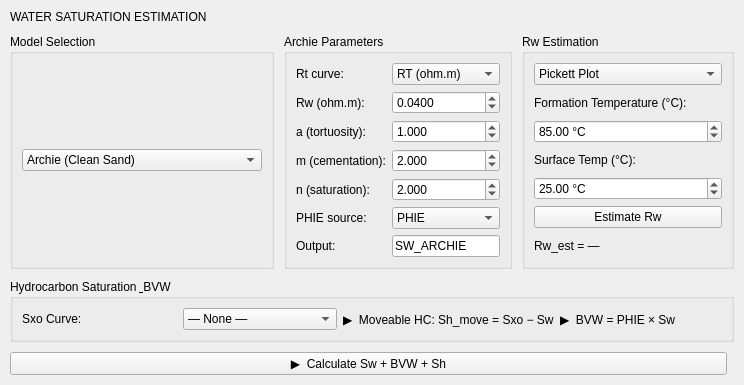
              <widget class="QWidget" name="tabWaterSat">
               <attribute name="title">
                <string>Saturation</string>
               </attribute>
               <layout class="QVBoxLayout" name="swLayout">
                <property name="spacing">
                 <number>10</number>
                </property>
                <property name="leftMargin">
                 <number>10</number>
                </property>
                <property name="topMargin">
                 <number>10</number>
                </property>
                <property name="rightMargin">
                 <number>10</number>
                </property>
                <property name="bottomMargin">
                 <number>10</number>
                </property>
                <item>
                 <widget class="QLabel" name="lblSectionHeader">
                  <property name="text">
                   <string>WATER SATURATION ESTIMATION</string>
                  </property>
                 </widget>
                </item>
                <item>
                 <layout class="QHBoxLayout">
                  <item>
                   <widget class="QGroupBox" name="grpSwModel">
                    <property name="title">
                     <string>Model Selection</string>
                    </property>
                    <layout class="QVBoxLayout">
                     <item>
                      <widget class="QComboBox" name="comboSwModel">
                       <item>
                        <property name="text">
                         <string>Archie (Clean Sand)</string>
                        </property>
                       </item>
                       <item>
                        <property name="text">
                         <string>Simandoux (Shaly Sand)</string>
                        </property>
                       </item>
                       <item>
                        <property name="text">
                         <string>Modified Simandoux</string>
                        </property>
                       </item>
                       <item>
                        <property name="text">
                         <string>Indonesia Equation (Poupon-Leveaux)</string>
                        </property>
                       </item>
                       <item>
                        <property name="text">
                         <string>Dual Water (Clavier et al.)</string>
                        </property>
                       </item>
                       <item>
                        <property name="text">
                         <string>Waxman-Smits</string>
                        </property>
                       </item>
                       <item>
                        <property name="text">
                         <string>Generic (User Formula)</string>
                        </property>
                       </item>
                      </widget>
                     </item>
                    </layout>
                   </widget>
                  </item>
                  <item>
                   <widget class="QGroupBox" name="grpArchieParams">
                    <property name="title">
                     <string>Archie Parameters</string>
                    </property>
                    <layout class="QGridLayout">
                     <item row="0" column="0">
                      <widget class="QLabel" name="label">
                       <property name="text">
                        <string>Rt curve:</string>
                       </property>
                      </widget>
                     </item>
                     <item row="0" column="1">
                      <widget class="QComboBox" name="comboSwRt">
                       <item>
                        <property name="text">
                         <string>RT (ohm.m)</string>
                        </property>
                       </item>
                      </widget>
                     </item>
                     <item row="1" column="0">
                      <widget class="QLabel" name="label">
                       <property name="text">
                        <string>Rw (ohm.m):</string>
                       </property>
                      </widget>
                     </item>
                     <item row="1" column="1">
                      <widget class="QDoubleSpinBox" name="spinRw">
                       <property name="decimals">
                        <number>4</number>
                       </property>
                       <property name="singleStep">
                        <double>0.001000000000000</double>
                       </property>
                       <property name="value">
                        <double>0.040000000000000</double>
                       </property>
                      </widget>
                     </item>
                     <item row="2" column="0">
                      <widget class="QLabel" name="label">
                       <property name="text">
                        <string>a (tortuosity):</string>
                       </property>
                      </widget>
                     </item>
                     <item row="2" column="1">
                      <widget class="QDoubleSpinBox" name="spinArchieA">
                       <property name="decimals">
                        <number>3</number>
                       </property>
                       <property name="singleStep">
                        <double>0.100000000000000</double>
                       </property>
                       <property name="value">
                        <double>1.000000000000000</double>
                       </property>
                      </widget>
                     </item>
                     <item row="3" column="0">
                      <widget class="QLabel" name="label">
                       <property name="text">
                        <string>m (cementation):</string>
                       </property>
                      </widget>
                     </item>
                     <item row="3" column="1">
                      <widget class="QDoubleSpinBox" name="spinArchieM">
                       <property name="decimals">
                        <number>3</number>
                       </property>
                       <property name="singleStep">
                        <double>0.100000000000000</double>
                       </property>
                       <property name="value">
                        <double>2.000000000000000</double>
                       </property>
                      </widget>
                     </item>
                     <item row="4" column="0">
                      <widget class="QLabel" name="label">
                       <property name="text">
                        <string>n (saturation):</string>
                       </property>
                      </widget>
                     </item>
                     <item row="4" column="1">
                      <widget class="QDoubleSpinBox" name="spinArchieN">
                       <property name="decimals">
                        <number>3</number>
                       </property>
                       <property name="singleStep">
                        <double>0.100000000000000</double>
                       </property>
                       <property name="value">
                        <double>2.000000000000000</double>
                       </property>
                      </widget>
                     </item>
                     <item row="5" column="0">
                      <widget class="QLabel" name="label">
                       <property name="text">
                        <string>PHIE source:</string>
                       </property>
                      </widget>
                     </item>
                     <item row="5" column="1">
                      <widget class="QComboBox" name="comboSwPHIE">
                       <item>
                        <property name="text">
                         <string>PHIE</string>
                        </property>
                       </item>
                      </widget>
                     </item>
                     <item row="6" column="0">
                      <widget class="QLabel" name="label">
                       <property name="text">
                        <string>Output:</string>
                       </property>
                      </widget>
                     </item>
                     <item row="6" column="1">
                      <widget class="QLineEdit" name="lineSwOutput">
                       <property name="text">
                        <string>SW_ARCHIE</string>
                       </property>
                      </widget>
                     </item>
                    </layout>
                   </widget>
                  </item>
                  <item>
                   <widget class="QGroupBox" name="grpRwAssist">
                    <property name="title">
                     <string>Rw Estimation</string>
                    </property>
                    <layout class="QVBoxLayout">
                     <item>
                      <widget class="QComboBox" name="comboRwMethod">
                       <item>
                        <property name="text">
                         <string>Pickett Plot</string>
                        </property>
                       </item>
                       <item>
                        <property name="text">
                         <string>SP Method</string>
                        </property>
                       </item>
                       <item>
                        <property name="text">
                         <string>Salinity / NaCl (Temperature)</string>
                        </property>
                       </item>
                       <item>
                        <property name="text">
                         <string>Lab Measurement</string>
                        </property>
                       </item>
                      </widget>
                     </item>
                     <item>
                      <widget class="QLabel" name="label">
                       <property name="text">
                        <string>Formation Temperature (°C):</string>
                       </property>
                      </widget>
                     </item>
                     <item>
                      <widget class="QDoubleSpinBox" name="spinFormTemp">
                       <property name="suffix">
                        <string> °C</string>
                       </property>
                       <property name="value">
                        <double>85.000000000000000</double>
                       </property>
                      </widget>
                     </item>
                     <item>
                      <widget class="QLabel" name="label">
                       <property name="text">
                        <string>Surface Temp (°C):</string>
                       </property>
                      </widget>
                     </item>
                     <item>
                      <widget class="QDoubleSpinBox" name="spinSurfaceTemp">
                       <property name="suffix">
                        <string> °C</string>
                       </property>
                       <property name="value">
                        <double>25.000000000000000</double>
                       </property>
                      </widget>
                     </item>
                     <item>
                      <widget class="QPushButton" name="btnEstimateRw">
                       <property name="text">
                        <string>Estimate Rw</string>
                       </property>
                      </widget>
                     </item>
                     <item>
                      <widget class="QLabel" name="lblRwEstimated">
                       <property name="text">
                        <string>Rw_est = —</string>
                       </property>
                      </widget>
                     </item>
                    </layout>
                   </widget>
                  </item>
                 </layout>
                </item>
                <item>
                 <widget class="QGroupBox" name="grpHCSat">
                  <property name="title">
                   <string>Hydrocarbon Saturation &amp; BVW</string>
                  </property>
                  <layout class="QHBoxLayout">
                   <item>
                    <widget class="QLabel" name="label">
                     <property name="text">
                      <string>Sxo Curve:</string>
                     </property>
                    </widget>
                   </item>
                   <item>
                    <widget class="QComboBox" name="comboSxo">
                     <item>
                      <property name="text">
                       <string>— None —</string>
                      </property>
                     </item>
                    </widget>
                   </item>
                   <item>
                    <widget class="QLabel" name="label">
                     <property name="text">
                      <string>▶  Moveable HC: Sh_move = Sxo − Sw</string>
                     </property>
                    </widget>
                   </item>
                   <item>
                    <widget class="QLabel" name="label">
                     <property name="text">
                      <string>▶  BVW = PHIE × Sw</string>
                     </property>
                    </widget>
                   </item>
                   <item>
                    <spacer>
                     <property name="orientation">
                      <enum>Qt::Horizontal</enum>
                     </property>
                    </spacer>
                   </item>
                  </layout>
                 </widget>
                </item>
                <item>
                 <layout class="QHBoxLayout">
                  <item>
                   <widget class="QPushButton" name="btnCalculate">
                    <property name="text">
                     <string>▶  Calculate Sw + BVW + Sh</string>
                    </property>
                   </widget>
                  </item>
                  <item>
                   <spacer>
                    <property name="orientation">
                     <enum>Qt::Horizontal</enum>
                    </property>
                   </spacer>
                  </item>
                 </layout>
                </item>
               </layout>
              </widget>
